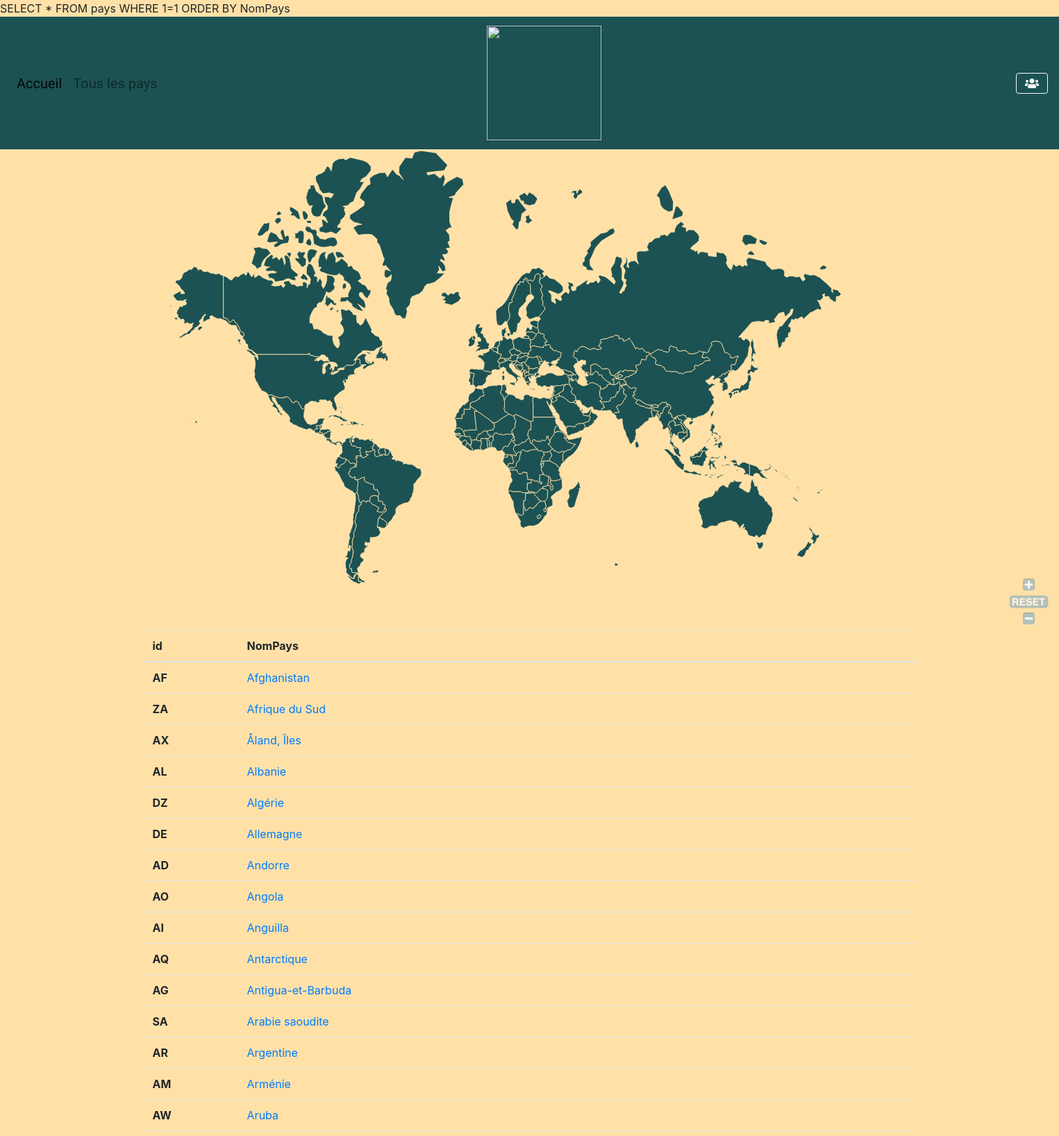
The page / (upper part) on the database its author committed.
### tables this page shows
CREATE TABLE `pays` (
  `id` varchar(2) NOT NULL,
  `NomPays` varchar(50) DEFAULT NULL
);

### core/model.php (called while the page is built, shortened)
<?php
	class Model {
		public $table;
		public $conf="default";
		public $db;
		function __construct() {
			$conf= conf::$databases[$this->conf];
			try {
				$this->db = new PDO('mysql:
				host='.$conf['host'].';
				dbname='.$conf['database'],
				$conf['login'],
				$conf['password']);
			} catch (PDOException $e) {
				print "Erreur !: " . $e->getMessage() . "<br/>";
				die();
			}
		}
		function find($data){
			$fields="*";
			$inner=" ";
			$condition="1=1";
			$order="id";
			$limit=" ";
			if (isset($data["order"])) {
				$order=$data["order"];
			}
			$sql= 	' SELECT '.$fields.
					' FROM '.$this->table.
					' '.$inner.
					' WHERE '.$condition.
					' ORDER BY '.$order.
					' '.$limit;
			$stmt = $this->db->prepare($sql);
			if ($stmt->execute()) {
				$data = $stmt->fetchAll(PDO::FETCH_OBJ);
				return $data;
			} else {
				echo "<br /> erreur SQL";
			}
		}
	}
?>

### core/controller.php (called while the page is built, shortened)
<?php
class controller {
	var $vars = array();
	var $layout = "default";
	function render($filename) {
		extract($this->vars);
		require(ROOT.'views/'.get_class($this).'/'.$filename.'.php');
		$content_for_layout = ob_get_clean();
		require(ROOT.'views/layout/'.$this->layout.'.php');
	}
	function set ($d) {
		$this->vars = array_merge($this->vars, $d);
	}
}
?>

### controllers/accueil.php (called while the page is built, shortened)
<?php
class accueil extends controller {
function index() {
		$d=array();
		$d['pa']= $this->pays->getLastP();
		$this->render('index');
	}
}
?>

### models/pays.php (called while the page is built, shortened)
<?php
class pays extends Model {
	function getLastP($num=300) {
		return $this->find(array(
			"order"=> 'NomPays',
		));
	}
}
?>

### views/accueil/index.php (the view, shortened to what this page needs)
		<div class="map__image">
</div>
<div class="container">
<table class="table table-hover">
  <thead>
    <tr>
      <th scope="col">id</th>
      <th scope="col">NomPays</th>
      <th scope="col"></th>
    </tr>
  </thead>
  <tbody>
	<?php
	foreach ($pa as $p){
		echo "<tr>";
		echo '  <th scope="row">'.$p->id.'</th>';
		echo '  <td><a href="/'.WEBROOT2.'/accueil/view/'.$p->id.'">'.$p->NomPays.'</a></td>';
		echo '  <td></td>';
		echo '</tr>';
	}
	?>
  </tbody>
</table>
</div>

### index.php (shortened to what this page needs)
<?php
require(ROOT.'config/conf.php');
require(ROOT.'core/model.php');
require(ROOT.'core/controller.php');
if (isset($_GET["p"])) {
	$params = explode("/", $_GET["p"]);
} else {
	$params = array("","");
}
if (empty($params[1])) {
	$action="index";
} else {
	$action=$params[1];
}
$controller = new $controller();
if(method_exists($controller, $action)) {
	unset($params[0]);
	unset($params[1]);
	call_user_func_array( array($controller, $action),$params);
} else {
	echo "erreur 404";
}
?>

### views/layout/default.php (shortened to what this page needs)
<!doctype html>
<html lang="fr">
	<head>
		<link rel="stylesheet" href="https://stackpath.bootstrapcdn.com/bootstrap/4.4.1/css/bootstrap.min.css">
		<link rel="stylesheet" href="https://use.fontawesome.com/releases/v5.3.1/css/all.css">
		<link rel="stylesheet" type="text/css" href="views/accueil/app.css">
	</head>
	<body style="background-color: #FFE1A8;">
		<nav class="navbar navbar-expand-lg navbar-light navig" style="background-color: #1C5253; font-size: 20px; font-family: 'Chewy', cursive; color: white;">
		  <div class="collapse navbar-collapse" id="navbarSupportedContent">
			<ul class="navbar-nav mr-auto">
			  <li class="nav-item active">
				<a class="nav-link" href="/<?=WEBROOT2?>">Accueil <span class="sr-only">(current)</span></a>
			  </li>
			  <li class="nav-item">
				<a class="nav-link" href="/<?=WEBROOT2?>/lieus">Tous les pays</a>
			  </li>
			</ul>
			<div class="navbar-brand" style="width:50%; font-size: 30px">
				  <a href="/<?=WEBROOT2?>"><img src="/<?=WEBROOT2?>/webroot/img/logohorizontal.png" width="165px"></a>
				</div>
			<form class="form-inline my-2 my-lg-0" action="/<?=WEBROOT2?>/users">
				<button class="btn btn-outline-light " type="submit"><i class="fas fa-users" ></i></button>
			</form>
		  </div>
		</nav>
		<div>
			<div>
				<div>
						<?php
						echo $content_for_layout;
						?>
						<br><br><br>
				</div>
			</div>
		</div>
	</body>
</html>

### views/accueil/app.css (style rules this page uses)
.map__image { text-align: center }
body { background-color: #FFE1A8; }
#map { width: 1515px; height: 690px; margin-top: 2px; }

### rows shown on the page
pays: id "AF", NomPays "Afghanistan"
pays: id "ZA", NomPays "Afrique du Sud"
pays: id "AX", NomPays "Åland, Îles"
pays: id "AL", NomPays "Albanie"
pays: id "DZ", NomPays "Algérie"
pays: id "DE", NomPays "Allemagne"
pays: id "AD", NomPays "Andorre"
pays: id "AO", NomPays "Angola"
pays: id "AI", NomPays "Anguilla"
pays: id "AQ", NomPays "Antarctique"
pays: id "AG", NomPays "Antigua-et-Barbuda"
pays: id "SA", NomPays "Arabie saoudite"
pays: id "AR", NomPays "Argentine"
pays: id "AM", NomPays "Arménie"
pays: id "AW", NomPays "Aruba"
